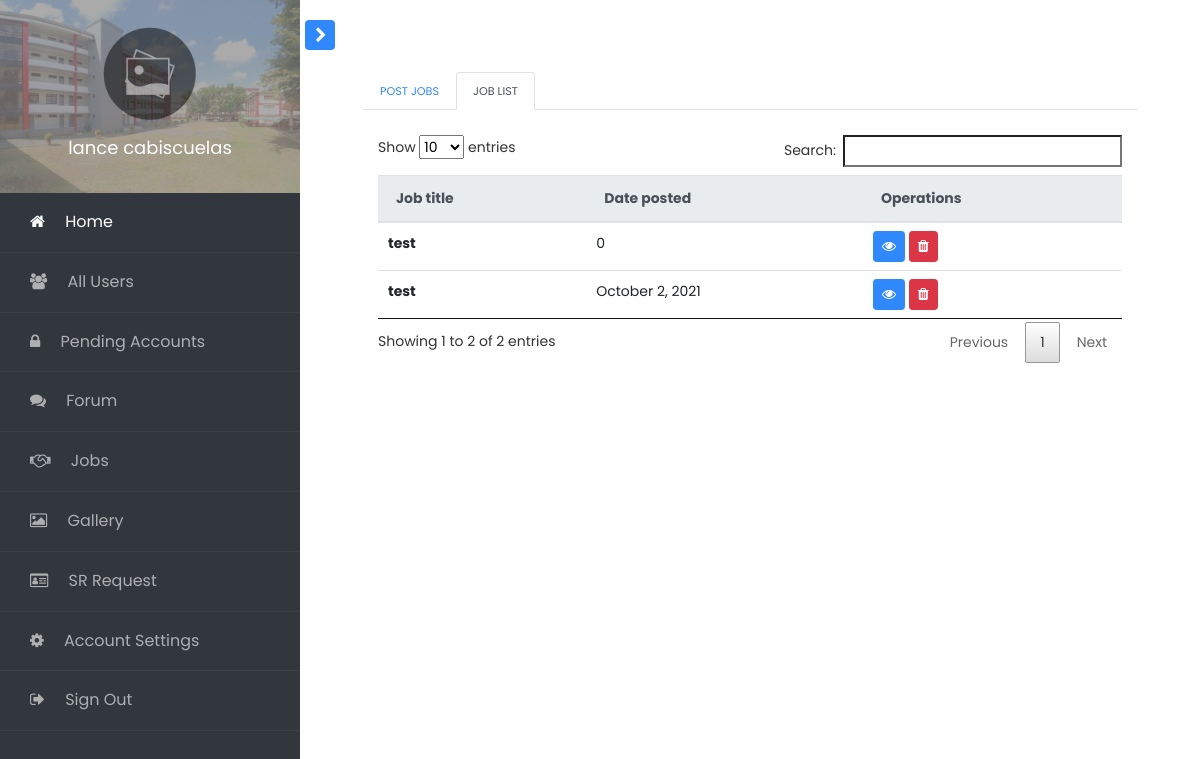
Before: /access/admin/index.php?page=jobs (signed in) with the older database file.
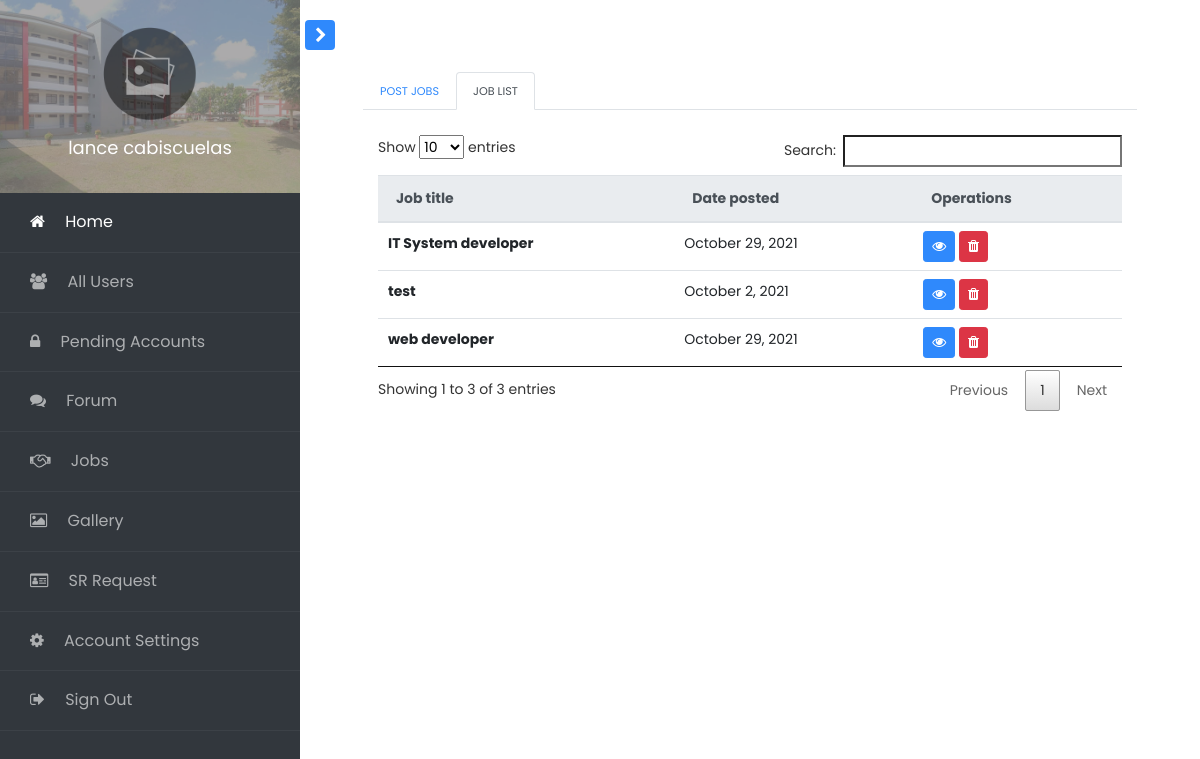
After: the same page with the newer database file.
### tables this page shows
CREATE TABLE `jobs` (
  `id` int(11) NOT NULL,
  `title` varchar(100) NOT NULL,
  `company` varchar(100) NOT NULL,
  `description` varchar(300) NOT NULL,
  `salary` varchar(50) NOT NULL,
  `admin_id` varchar(50) NOT NULL,
  `date_posted` varchar(50) NOT NULL
);

### methods/mysqliConnection.php (called while the page is built, shortened)
<?php
class Database{
	public function __construct(){
		$this->conn = mysqli_connect("localhost", "root", "", "bsu_alumni");
	}
}
?>

### access/admin/pages/jobs.php (the view, shortened to what this page needs)
<section class="container py-4">
    <div class="row">
        <div class="col-md-12">
            <ul id="tabs" class="nav nav-tabs">
                <li class="nav-item"><a href="" data-target="#home1" data-toggle="tab" class="nav-link small text-uppercase">Post jobs</a></li>
                <li class="nav-item"><a href="" data-target="#profile1" data-toggle="tab" class="nav-link small text-uppercase active">Job list</a></li>
            </ul>
            <br>
            <div id="tabsContent" class="tab-content">
                <div id="profile1" class="tab-pane fade active show">
                <?php
                $sql = $database->conn->query("SELECT * FROM jobs");
                ?>
                <div class="container-fluid">
                <table class="table" id="job_table">
                <thead class="thead-light">
                    <tr>
                    <th scope="col">Job title</th>
                    <th scope="col">Date posted</th>
                    <th scope="col">Operations</th>
                    </tr>
                </thead>
                <tbody>
                    <?php while($row = $sql->fetch_array()): ?>
                        <tr>
                        <th scope="row" id="<?php echo "job_".$row['id']; ?>"><?php echo $row["title"]; ?></th>
                        <td><?php echo $row["date_posted"]; ?></td>
                        <td>
                            <button class="btn btn-primary btn-sm" onclick="open_job_information_modal(<?php echo $row['id']; ?>)"><i class="fa fa-eye" aria-hidden="true"></i></button>
                            <button class="btn btn-danger btn-sm" onclick="delete_job(<?php echo $row['id']; ?>)"><i class="fa fa-trash" aria-hidden="true"></i></button>
                        </td>
                        </tr>
                    <?php endwhile; ?>
                </tbody>
                </table>
                </div>
                </div>
            </div>
        </div>
    </div>
</section>
</div>

Changed rows visible on the page:
removed jobs: title "test", date_posted "0"
added jobs: title "web developer", date_posted "October 29, 2021"
added jobs: title "IT System developer", date_posted "October 29, 2021"
Other visible differences:
text written by a page script: "Show entries Search: Showing 1 to 2 of 2 entries Previous 1 Next" → "Show entries Search: Showing 1 to 3 of 3 entries Previous 1 Next"
